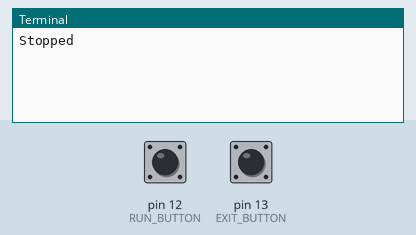
Recording of a program running on a simulated Raspberry Pi (header pin numbers). Shown: the last lines printed to the terminal. Inputs (shaded band) come from the test bench; at power-on: pin 12 (RUN_BUTTON) LOW, pin 13 (EXIT_BUTTON) LOW. At 6.7 s the program stops and its outputs stay as they are.

Above: at 5.0 s.
5.1 s: pin 12 (RUN_BUTTON) pulled HIGH for 0.15 s
At 5.4 s:
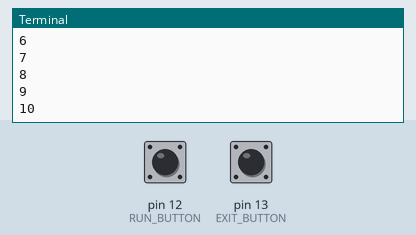
6.7 s: pin 13 (EXIT_BUTTON) pulled HIGH for 0.15 s
At 7.9 s:
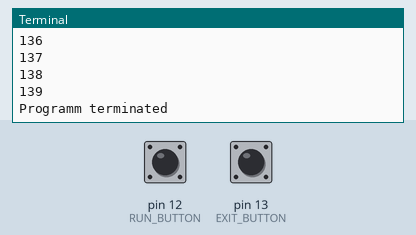
Timing chart, 0 to 8.2 s (numbered marks = the images above; inputs shaded):
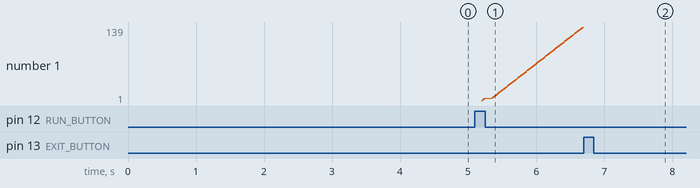

The program:

RaspEasy4.py
```python
# RaspEasy4.py
# Start/Stop, Terminate

import RPi.GPIO as GPIO
import time

RUN_BUTTON = 12 # Button A
EXIT_BUTTON = 13 # Button B

def setup():
    GPIO.setmode(GPIO.BOARD)
    GPIO.setup(RUN_BUTTON, GPIO.IN)
    GPIO.setup(EXIT_BUTTON, GPIO.IN)

setup()
count = 0
isCounting = False
isRunButtonPressed = False
print("Stopped")
isExiting = False
while not isExiting:
    if GPIO.input(RUN_BUTTON) == GPIO.HIGH and not isRunButtonPressed:
        isRunButtonPressed = True
        if not isCounting:
            isCounting = True
            print("Counting...")
        else:
            isCounting = False
            print("Stopped")
        time.sleep(0.1)
    elif GPIO.input(RUN_BUTTON) == GPIO.LOW and isRunButtonPressed:
        isRunButtonPressed = False
        time.sleep(0.1)

    if isCounting:
        count += 1
        print(count)
        time.sleep(0.01)

    if GPIO.input(EXIT_BUTTON) == GPIO.HIGH:
        isExiting = True

GPIO.cleanup()
print("Programm terminated")
```

Measured:
- after the input at 5.1 s, the terminal: prints a new line at once (image 1)
